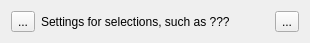
<?xml version="1.0" encoding="UTF-8"?>
<ui version="4.0">
 <class>Saweui::PropertiesSelection</class>
 <widget class="QWidget" name="Saweui::PropertiesSelection">
  <property name="geometry">
   <rect>
    <x>0</x>
    <y>0</y>
    <width>310</width>
    <height>43</height>
   </rect>
  </property>
  <property name="windowTitle">
   <string>Form</string>
  </property>
  <layout class="QHBoxLayout" name="horizontalLayout">
   <item>
    <widget class="QToolButton" name="toolButton">
     <property name="text">
      <string>...</string>
     </property>
    </widget>
   </item>
   <item>
    <widget class="QLabel" name="label">
     <property name="text">
      <string>Settings for selections, such as ???</string>
     </property>
    </widget>
   </item>
   <item>
    <widget class="QToolButton" name="toolButton_2">
     <property name="text">
      <string>...</string>
     </property>
    </widget>
   </item>
  </layout>
  <action name="actionCutoffSelection">
   <property name="checkable">
    <bool>true</bool>
   </property>
   <property name="enabled">
    <bool>false</bool>
   </property>
   <property name="icon">
    <iconset resource="../icon-resources.qrc">
     <normaloff>:/icons/icons/icon-cutoff-selection.png</normaloff>:/icons/icons/icon-cutoff-selection.png</iconset>
   </property>
   <property name="text">
    <string>Cutoff selection</string>
   </property>
  </action>
  <action name="actionPeakSelection">
   <property name="checkable">
    <bool>true</bool>
   </property>
   <property name="enabled">
    <bool>false</bool>
   </property>
   <property name="icon">
    <iconset resource="../icon-resources.qrc">
     <normaloff>:/icons/icons/icon-peak-selection.png</normaloff>:/icons/icons/icon-peak-selection.png</iconset>
   </property>
   <property name="text">
    <string>Peak selection</string>
   </property>
   <property name="toolTip">
    <string>Peak selection</string>
   </property>
  </action>
  <action name="actionSquareSelection">
   <property name="checkable">
    <bool>true</bool>
   </property>
   <property name="enabled">
    <bool>false</bool>
   </property>
   <property name="icon">
    <iconset resource="../icon-resources.qrc">
     <normaloff>:/icons/icons/icon-square-selection.png</normaloff>:/icons/icons/icon-square-selection.png</iconset>
   </property>
   <property name="text">
    <string>Square selection</string>
   </property>
   <property name="toolTip">
    <string>Square selection</string>
   </property>
  </action>
  <action name="actionPolygonSelection">
   <property name="checkable">
    <bool>true</bool>
   </property>
   <property name="enabled">
    <bool>false</bool>
   </property>
   <property name="icon">
    <iconset resource="../icon-resources.qrc">
     <normaloff>:/icons/icons/icon-quad-selection.png</normaloff>:/icons/icons/icon-quad-selection.png</iconset>
   </property>
   <property name="text">
    <string>Polygon selection</string>
   </property>
   <property name="toolTip">
    <string>Polygon selection</string>
   </property>
  </action>
  <action name="actionSplineSelection">
   <property name="checkable">
    <bool>true</bool>
   </property>
   <property name="enabled">
    <bool>false</bool>
   </property>
   <property name="icon">
    <iconset resource="../icon-resources.qrc">
     <normaloff>:/icons/icons/icon-spline-selection.png</normaloff>:/icons/icons/icon-spline-selection.png</iconset>
   </property>
   <property name="text">
    <string>Spline selection</string>
   </property>
   <property name="toolTip">
    <string>Spline selection</string>
   </property>
  </action>
  <action name="actionActivateSelection">
   <property name="checkable">
    <bool>true</bool>
   </property>
   <property name="checked">
    <bool>true</bool>
   </property>
   <property name="icon">
    <iconset resource="../icon-resources.qrc">
     <normaloff>:/icons/icons/icon-circle-selection.png</normaloff>
     <normalon>:/icons/icons/icon_select.png</normalon>:/icons/icons/icon-circle-selection.png</iconset>
   </property>
   <property name="text">
    <string>Activate Selection</string>
   </property>
   <property name="toolTip">
    <string>Activate selection [S]</string>
   </property>
   <property name="shortcut">
    <string>S</string>
   </property>
   <property name="iconVisibleInMenu">
    <bool>false</bool>
   </property>
  </action>
 </widget>
 <resources>
  <include location="../icon-resources.qrc"/>
 </resources>
 <connections/>
</ui>
